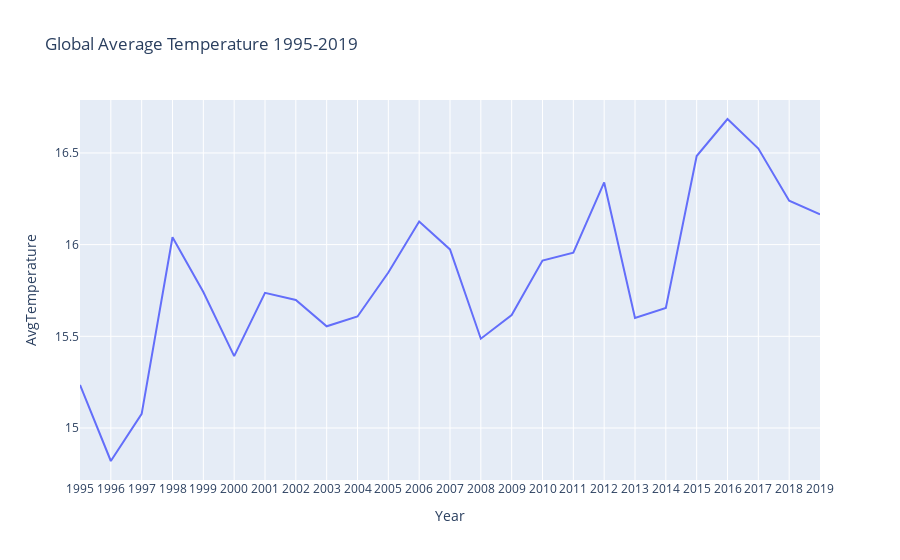

Notebook code for this chart:
### Markdown cell above
Let's draw a line chart for this data

### Code cell
fig = px.line(data_agg, x="Year", y="AvgTemperature", title="Global Average Temperature 1995-2019")
fig.update_xaxes(dtick = "Year")
fig.show()

### Figure 1 — Plotly figure (JSON) as saved in the notebook; plotly's stock layout.template omitted (floating-point values rounded to 4 significant figures)
{"data": [{"hovertemplate": "Year=%{x}<br>AvgTemperature=%{y}<extra></extra>", "legendgroup": "", "line": {"color": "#636efa", "dash": "solid"}, "marker": {"symbol": "circle"}, "mode": "lines", "name": "", "orientation": "v", "showlegend": false, "type": "scatter", "x": [1995, 1996, 1997, 1998, 1999, 2000, 2001, 2002, 2003, 2004, 2005, 2006, 2007, 2008, 2009, 2010, 2011, 2012, 2013, 2014, 2015, 2016, 2017, 2018, 2019], "xaxis": "x", "y": [15.23, 14.82, 15.08, 16.04, 15.74, 15.39, 15.74, 15.7, 15.55, 15.61, 15.85, 16.13, 15.97, 15.49, 15.62, 15.91, 15.96, 16.34, 15.6, 15.66, 16.48, 16.69, 16.52, 16.24, 16.16], "yaxis": "y"}], "layout": {"legend": {"tracegroupgap": 0}, "title": {"text": "Global Average Temperature 1995-2019"}, "xaxis": {"anchor": "y", "domain": [0, 1], "dtick": "Year", "title": {"text": "Year"}}, "yaxis": {"anchor": "x", "domain": [0, 1], "title": {"text": "AvgTemperature"}}}}
